Frame 1 (no input): blank canvas, image omitted
Frame 60 (the mouse pressed at the canvas centre just before this capture): blank canvas, image omitted
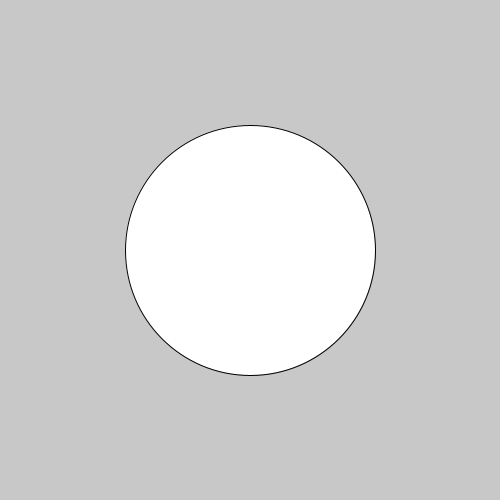
Frame 120 (the mouse held since frame 60 and released just before this capture)

The Processing sketch whose frames 1 and 60 were blank and that drew this single picture after the mouse press (run headless with seeded random() and noise(); from frame 60 on, the mouse is pressed at the canvas centre):

// Processing sketch: EllipseWark_1
// ── EllipseWark_1.pde
//マウスを使った動き
//丸をぐにゃぐにゃさせるよ

void setup()
{
  size(500,500);
}
void draw()
{
  background(200);
  ellipse(250 ,250 ,mouseX , mouseY);
}
